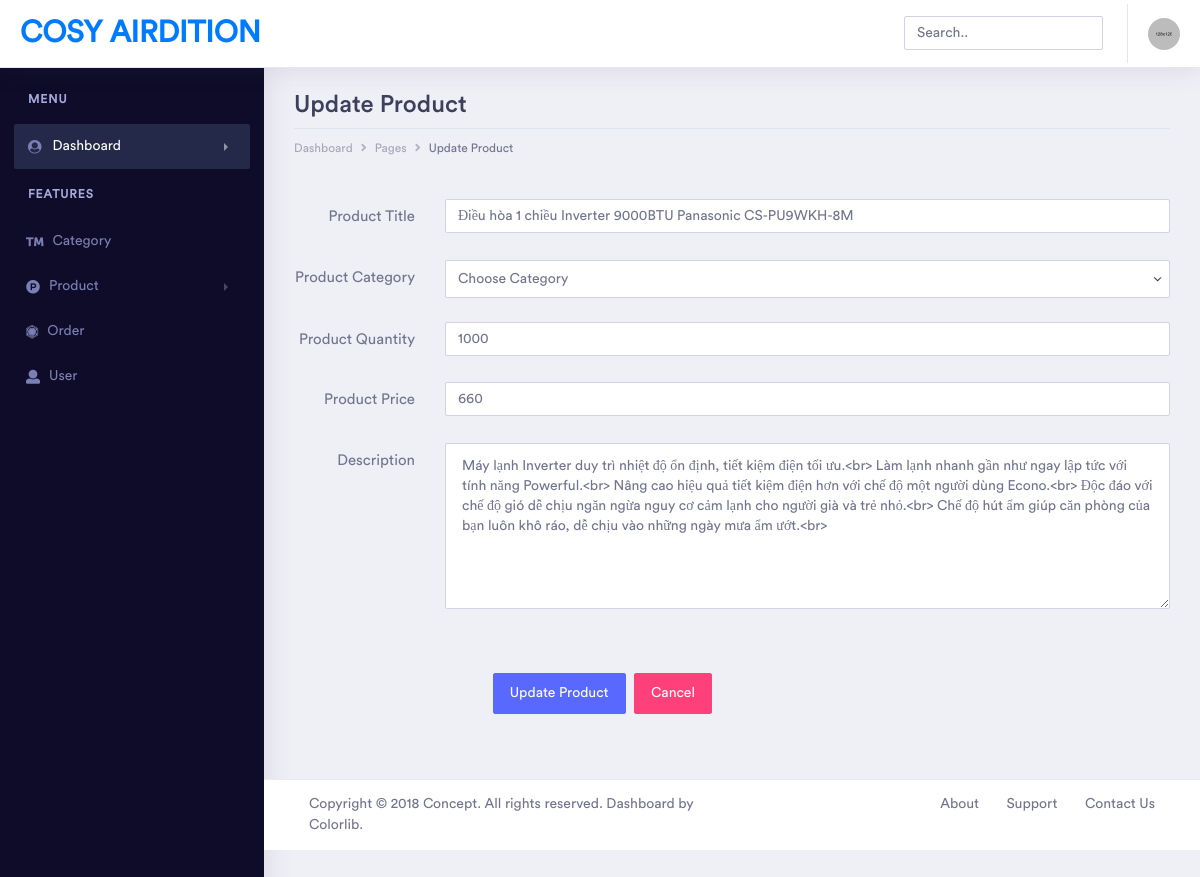
The page /admin/update_product.php?id=1 on the database its author committed.
### tables this page shows
CREATE TABLE `products` (
  `product_id` int(11) NOT NULL,
  `product_title` varchar(255) NOT NULL,
  `cat_id` int(11) NOT NULL,
  `product_price` float NOT NULL,
  `product_quantity` int(11) NOT NULL,
  `product_description` text NOT NULL,
  `product_image` varchar(255) NOT NULL,
  `product_word` text NOT NULL
);

### resources/functions.php (called while the page is built, shortened)
<?php
    function query($sql){
        global $connection;
        return mysqli_query($connection,$sql);
    }
    function fetch_array($result){
        return mysqli_fetch_array($result);
    }
		function show_categories_in_add_product(){
			$query = query("SELECT DISTINCT cat_id FROM `categories`");
			while($row = fetch_array($query)){
				$product = <<<DELIMETER
				<option value="{$row['cat_id']}">{$row['cat_id']}</option>
			DELIMETER;
							echo $product;
						}
					}
?>

### public/admin/update_product.php (the view, shortened to what this page needs)
<?php include(TEMPLATE_BACK . DS . "header.php"); ?>
<?PHP
    if($_SERVER["REQUEST_METHOD"] == 'GET'){
        $sql = "SELECT * FROM `products` WHERE product_id = ".($_GET['id'])."";
			$query = mysqli_query($connection,$sql);
    }
?>
<div class="dashboard-wrapper">
    <div class="container-fluid dashboard-content">
        <div class="row">
            <div class="col-xl-12 col-lg-12 col-md-12 col-sm-12 col-12">
                <div class="page-header">
                    <h2 class="pageheader-title">Update Product</h2>
                    <div class="page-breadcrumb">
                        <nav aria-label="breadcrumb">
                            <ol class="breadcrumb">
                                <li class="breadcrumb-item"><a href="#" class="breadcrumb-link">Dashboard</a>
                                </li>
                                <li class="breadcrumb-item"><a href="#" class="breadcrumb-link">Pages</a></li>
                                <li class="breadcrumb-item active" aria-current="page">Update Product</li>
                            </ol>
                        </nav>
                    </div>
                </div>
            </div>
        </div>
        <div class="row">
            <div class="col-xl-12 col-lg-12 col-md-12 col-sm-12 col-12">
            <?PHP while( $row = fetch_array($query)){ ?>
                <form id="form" data-parsley-validate="" novalidate="" method="POST" action="" enctype="multipart/form-data">
                    <div class="form-group row">
                        <label for="inputEmail2" class="col-3 col-lg-2 col-form-label text-right">Product Title</label>
                        <div class="col-9 col-lg-10">
                            <input id="inputEmail2" type="text" required="" data-parsley-type="" placeholder=""
                                class="form-control" name="product_title" value="<?php echo $row['product_title'] ?>">
                        </div>
                    </div>
                    <div class="form-group row">
                        <label for="inputEmail2" class="col-3 col-lg-2 col-form-label text-right">Product Category</label>
                        <div class="col-9 col-lg-10">
                            <select class="form-control" id="input-select" name="product_category_id">
                                <option >Choose Category</option>
                                <?php show_categories_in_add_product()?>
                            </select> </div>
                    </div>
                    <div class="form-group row">
                        <label for="inputEmail2" class="col-3 col-lg-2 col-form-label text-right">Product Quantity</label>
                        <div class="col-9 col-lg-10"> <input type="number" required="" class="form-control" name="product_quantity" value="<?php echo $row['product_quantity'] ?>"> </div>
                    </div>
                    <div class="form-group row">
                         <label for="inputEmail2" class="col-3 col-lg-2 col-form-label text-right">Product Price</label>
                        <div class="col-9 col-lg-10">
                            <input type="number" required="" class="form-control" name="product_price" value="<?php echo $row['product_price'] ?>">
                        </div>
                    </div>
                    <div class="form-group row">
                        <label class="col-3 col-lg-2 col-form-label text-right">Description</label>
                        <div class="col-9 col-lg-10">
                            <textarea required="" class="form-control" rows="7" name="product_description" value=""><?php echo $row['product_description']?></textarea>
                        </div>
                    </div>
                    <div class="row pt-2 pt-sm-5 mt-1">
                        <div class="col-sm-6 pl-0">
                            <p class="text-right">
                                <button type="submit" class="btn btn-space btn-primary" name="update_product">Update Product</button>
                                <button class="btn btn-space btn-secondary">Cancel</button>
                            </p>
                        </div>
                    </div>
                </form>
            <?PHP } ?>
            </div>
        </div>
    </div>
    <?php include(TEMPLATE_BACK . DS . "footer.php"); ?>

### rows shown on the page
products: product_title "Điều hòa 1 chiều Inverter 9000BTU Panasonic CS-PU9WKH-8M", product_quantity "1000", product_price "660", product_description "Máy lạnh Inverter duy trì nhiệt độ ổn định, tiết kiệm điện tối ưu.<br> Làm lạnh nhanh gần như ngay lập tức với tính năng Powerful.<br> Nâng cao hiệu quả tiết kiệm điện hơn với chế độ một người dùng Econo.<br> Độc đáo với chế độ gió dễ chịu ngăn ngừa nguy cơ cảm lạnh cho người già và trẻ nhỏ.<br> Chế độ hút ẩm giúp căn phòng của bạn luôn khô ráo, dễ chịu vào những ngày mưa ẩm ướt.<br>"
